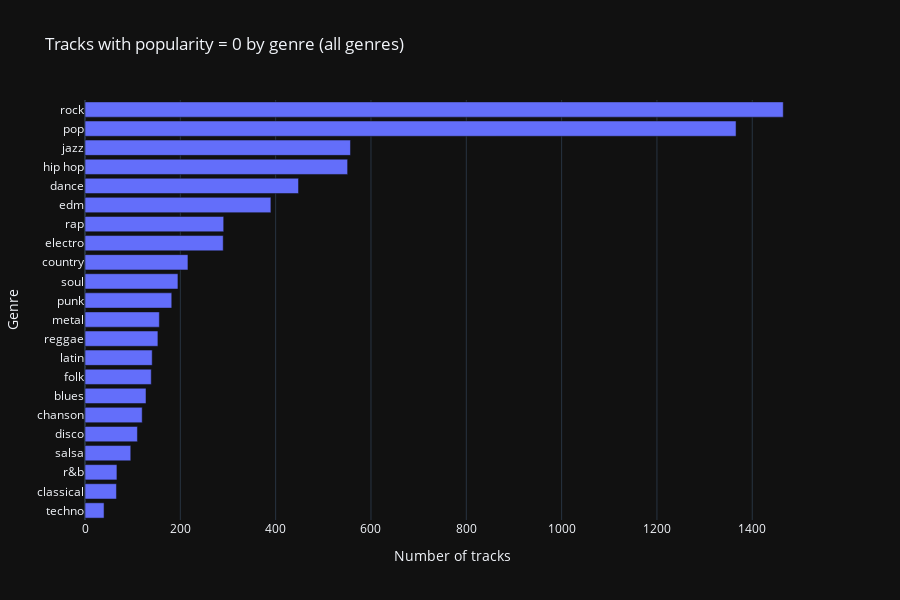

The code cell stored with this chart in its notebook:
### Code cell
music_with_only_zeros = dataset_train[dataset_train['popularity'] == 0]
counts = music_with_only_zeros['genre'].value_counts()


df_plot = counts.reset_index()
df_plot.columns = ['genre', 'count']


fig = px.bar(df_plot.sort_values('count'), x='count', y='genre', orientation='h',
             title="Tracks with popularity = 0 by genre (all genres)",
             labels={'count':'Number of tracks','genre':'Genre'},
             template='plotly_dark', width=900, height=600)
fig.show()

### Figure 1 — Plotly figure (JSON) as saved in the notebook; plotly's stock layout.template omitted (floating-point values rounded to 4 significant figures)
{"data": [{"hovertemplate": "Number of tracks=%{x}<br>Genre=%{y}<extra></extra>", "legendgroup": "", "marker": {"color": "#636efa", "pattern": {"shape": ""}}, "name": "", "orientation": "h", "showlegend": false, "textposition": "auto", "type": "bar", "x": [40, 66, 67, 96, 110, 120, 128, 139, 141, 153, 156, 182, 195, 216, 290, 291, 390, 448, 551, 557, 1366, 1465], "xaxis": "x", "y": ["techno", "classical", "r&b", "salsa", "disco", "chanson", "blues", "folk", "latin", "reggae", "metal", "punk", "soul", "country", "electro", "rap", "edm", "dance", "hip hop", "jazz", "pop", "rock"], "yaxis": "y"}], "layout": {"barmode": "relative", "height": 600, "legend": {"tracegroupgap": 0}, "title": {"text": "Tracks with popularity = 0 by genre (all genres)"}, "width": 900, "xaxis": {"anchor": "y", "domain": [0, 1], "title": {"text": "Number of tracks"}}, "yaxis": {"anchor": "x", "domain": [0, 1], "title": {"text": "Genre"}}}}
